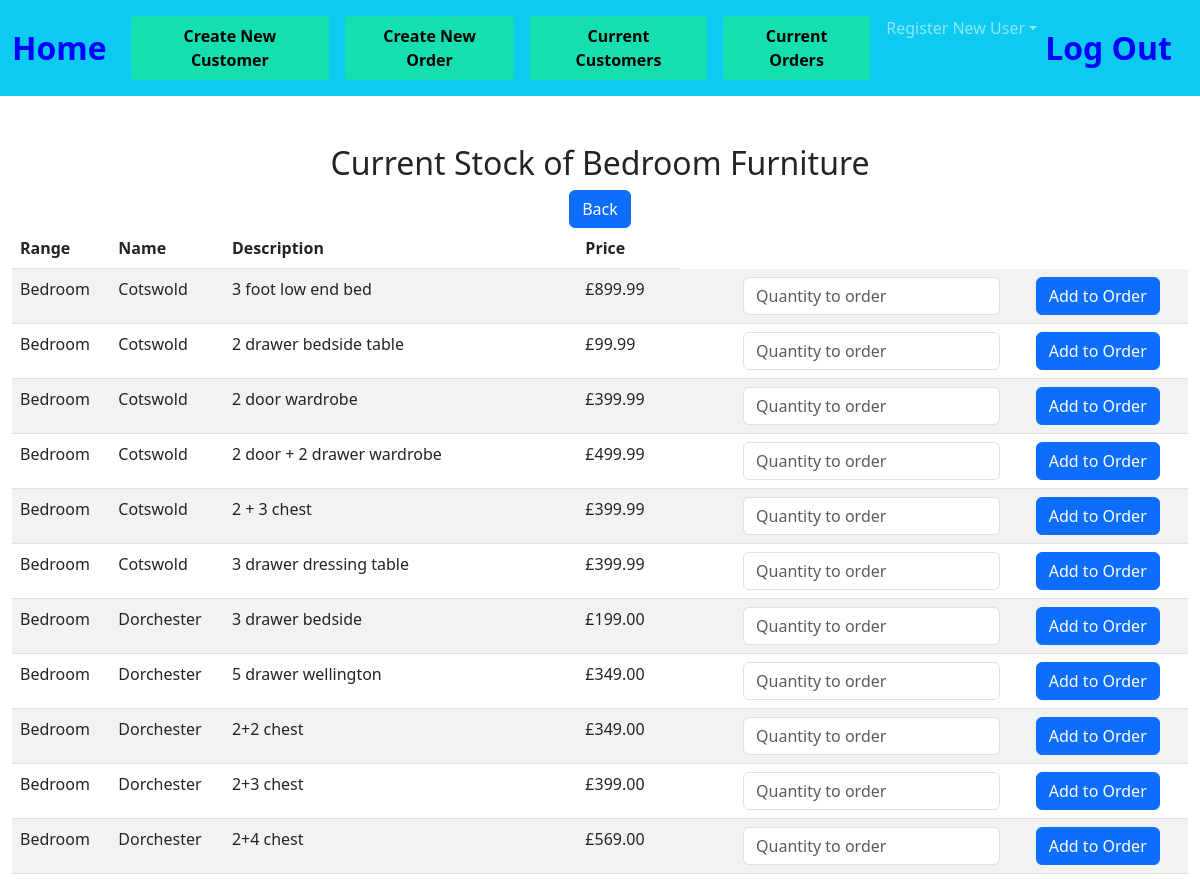
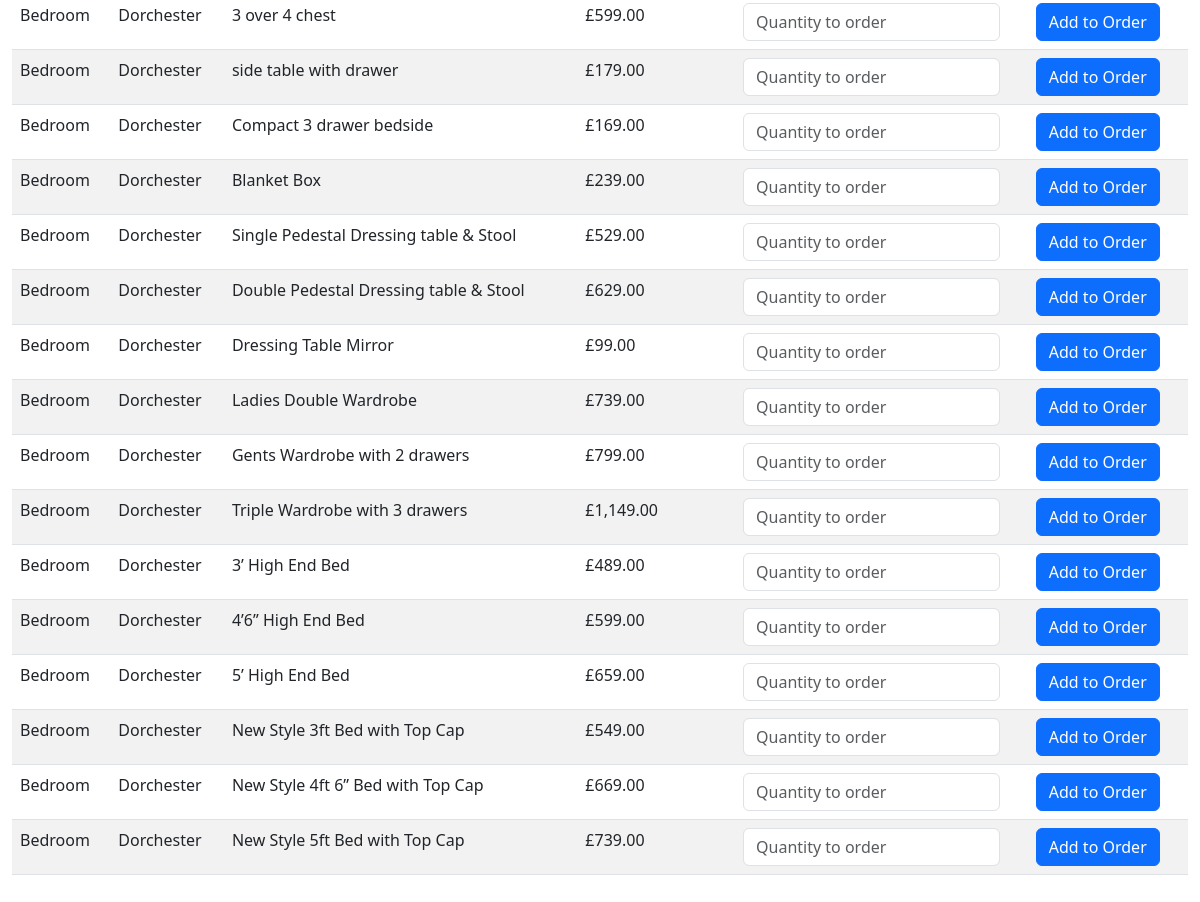
Screenshot of /bedroom with the database file from the repository (2 pictures, top to bottom).
### tables this page shows
CREATE TABLE stock(item_id INTEGER PRIMARY KEY AUTOINCREMENT NOT NULL, Range TEXT, Name TEXT, Description TEXT, selling_price DECIMAL);

### app.py (the view)
@app.route("/bedroom", methods=["GET", "POST"])
def bedroom():
        if request.method == "POST":
            order_no = request.form.get("order_no")
            bedroom = db.execute("SELECT * FROM stock WHERE Range = 'Bedroom' ;")
            return render_template("bedroom.html", bedroom = bedroom, order_no = order_no)
        else:
            bedroom = db.execute("SELECT * FROM stock WHERE Range = 'Bedroom' ;")
            return render_template("bedroom.html", bedroom = bedroom)

### app.py (called while the page is built)
@app.after_request
def after_request(response):
    response.headers["Cache-Control"] = "no-cache, no-store, must-revalidate"
    response.headers["Expires"] = 0
    response.headers["Pragma"] = "no-cache"
    return response

### extras.py (called while the page is built)
def GBP(value):
    return f"£{value:,.2f}"

### templates/bedroom.html (shortened to what this page needs)
{% extends "layout.html" %}
{% block main %}
<div class="section">
    <h2>Current Stock of Bedroom Furniture</h2>
    <form action="/stock_list">
        <td><button class="btn btn-primary" type="submit">Back</button></td>
    </form>
    <table class="table table-striped">
        <thead>
            <tr>
                <th class="text-start">Range</th>
                <th class="text-start">Name</th>
                <th class="text-start">Description</th>
                <th class="text-start">Price</th>
            </tr>
        </thead>
        <tbody>
            {% for row in bedroom %}
            <tr>
                <td class="text-start">{{ row["Range"] }}</td>
                <td class="text-start">{{ row["Name"] }}</td>
                <td class="text-start">{{ row["Description"] }}</td>
                <td class="text-start">{{ row["selling_price"] |GBP }}</td>
                <form action="/add_to_order" method="POST">
                    <td><input type="hidden" name="item_id" VALUE="{{ row['item_id'] }}"></td>
                    <td><input type="hidden" name="order_no" VALUE="{{ order_no }}"></td>
                    <td class="text-start"><input class="form-control mx-auto w-auto" name ="Quantity" placeholder="Quantity to order" type="number"></td>
                    <td class="text-start"><button class="btn btn-primary" type="submit">Add to Order</button></td>
                </form>
                </tr>
            {% endfor %}
        </tbody>
    </div>
{% endblock %}

### rows the page displays
stock: Range "Bedroom", Name "Cotswold", Description "3 foot low end bed", selling_price|GBP "£899.99"
stock: Range "Bedroom", Name "Cotswold", Description "2 drawer bedside table", selling_price|GBP "£99.99"
stock: Range "Bedroom", Name "Cotswold", Description "2 door wardrobe", selling_price|GBP "£399.99"
stock: Range "Bedroom", Name "Cotswold", Description "2 door + 2 drawer wardrobe", selling_price|GBP "£499.99"
stock: Range "Bedroom", Name "Cotswold", Description "2 + 3 chest", selling_price|GBP "£399.99"
stock: Range "Bedroom", Name "Cotswold", Description "3 drawer dressing table", selling_price|GBP "£399.99"
stock: Range "Bedroom", Name "Dorchester", Description "3 drawer bedside", selling_price|GBP "£199.00"
stock: Range "Bedroom", Name "Dorchester", Description "5 drawer wellington", selling_price|GBP "£349.00"
stock: Range "Bedroom", Name "Dorchester", Description "2+2 chest", selling_price|GBP "£349.00"
stock: Range "Bedroom", Name "Dorchester", Description "2+3 chest", selling_price|GBP "£399.00"
stock: Range "Bedroom", Name "Dorchester", Description "2+4 chest", selling_price|GBP "£569.00"
stock: Range "Bedroom", Name "Dorchester", Description "3 over 4 chest", selling_price|GBP "£599.00"
stock: Range "Bedroom", Name "Dorchester", Description "side table with drawer", selling_price|GBP "£179.00"
stock: Range "Bedroom", Name "Dorchester", Description "Compact 3 drawer bedside", selling_price|GBP "£169.00"
stock: Range "Bedroom", Name "Dorchester", Description "Blanket Box", selling_price|GBP "£239.00"
stock: Range "Bedroom", Name "Dorchester", Description "Single Pedestal Dressing table & Stool", selling_price|GBP "£529.00"
stock: Range "Bedroom", Name "Dorchester", Description "Double Pedestal Dressing table & Stool", selling_price|GBP "£629.00"
stock: Range "Bedroom", Name "Dorchester", Description "Dressing Table Mirror", selling_price|GBP "£99.00"
stock: Range "Bedroom", Name "Dorchester", Description "Ladies Double Wardrobe", selling_price|GBP "£739.00"
stock: Range "Bedroom", Name "Dorchester", Description "Gents Wardrobe with 2 drawers", selling_price|GBP "£799.00"
stock: Range "Bedroom", Name "Dorchester", Description "Triple Wardrobe with 3 drawers", selling_price|GBP "£1,149.00"
stock: Range "Bedroom", Name "Dorchester", Description "3’ High End Bed", selling_price|GBP "£489.00"
stock: Range "Bedroom", Name "Dorchester", Description "4’6” High End Bed", selling_price|GBP "£599.00"
stock: Range "Bedroom", Name "Dorchester", Description "5’ High End Bed", selling_price|GBP "£659.00"
stock: Range "Bedroom", Name "Dorchester", Description "New Style 3ft Bed with Top Cap", selling_price|GBP "£549.00"
stock: Range "Bedroom", Name "Dorchester", Description "New Style 4ft 6” Bed with Top Cap", selling_price|GBP "£669.00"
stock: Range "Bedroom", Name "Dorchester", Description "New Style 5ft Bed with Top Cap", selling_price|GBP "£739.00"
